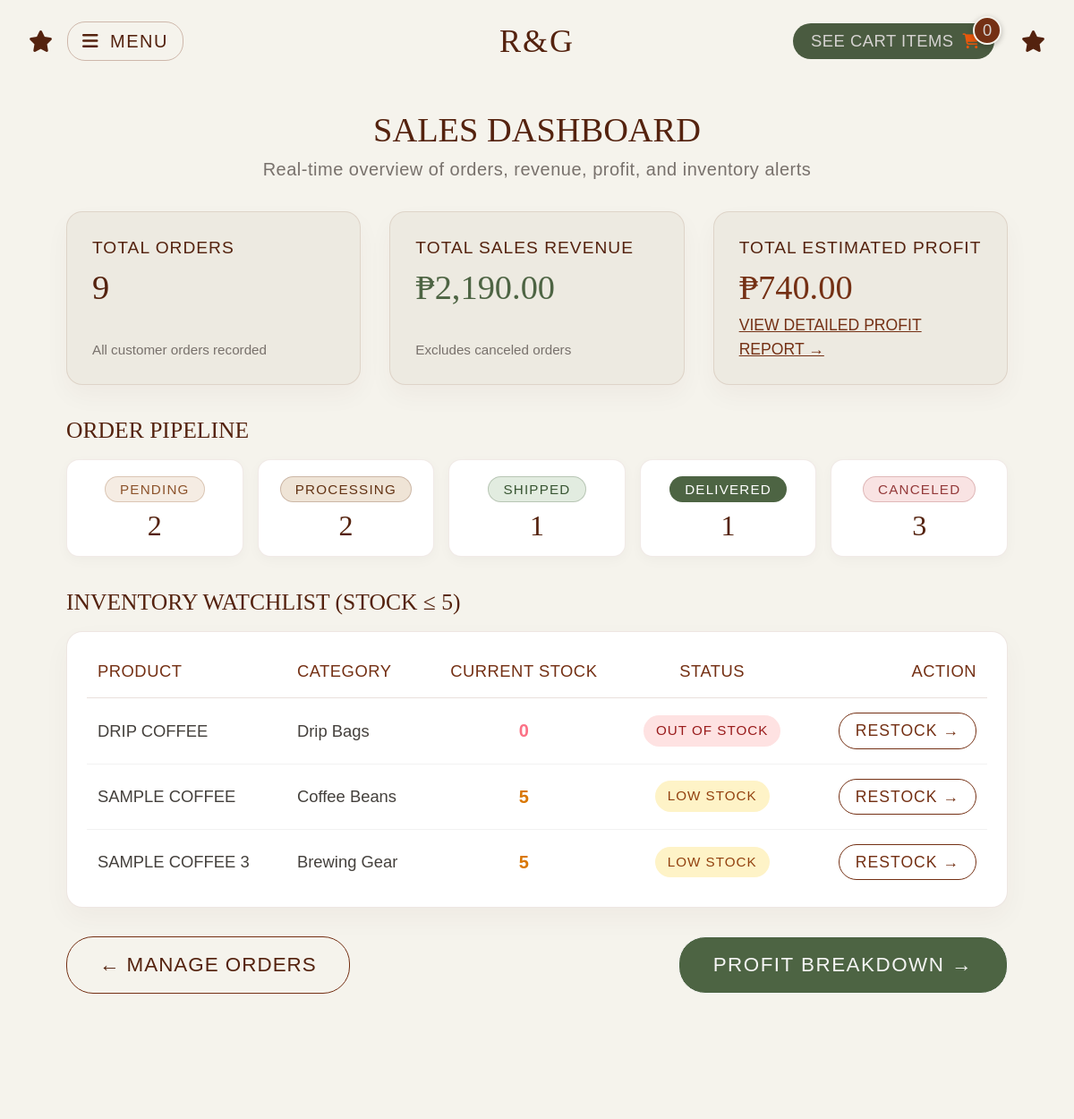
/admin/dashboard.php (signed in, upper part), run on an earlier commit of the app's database.
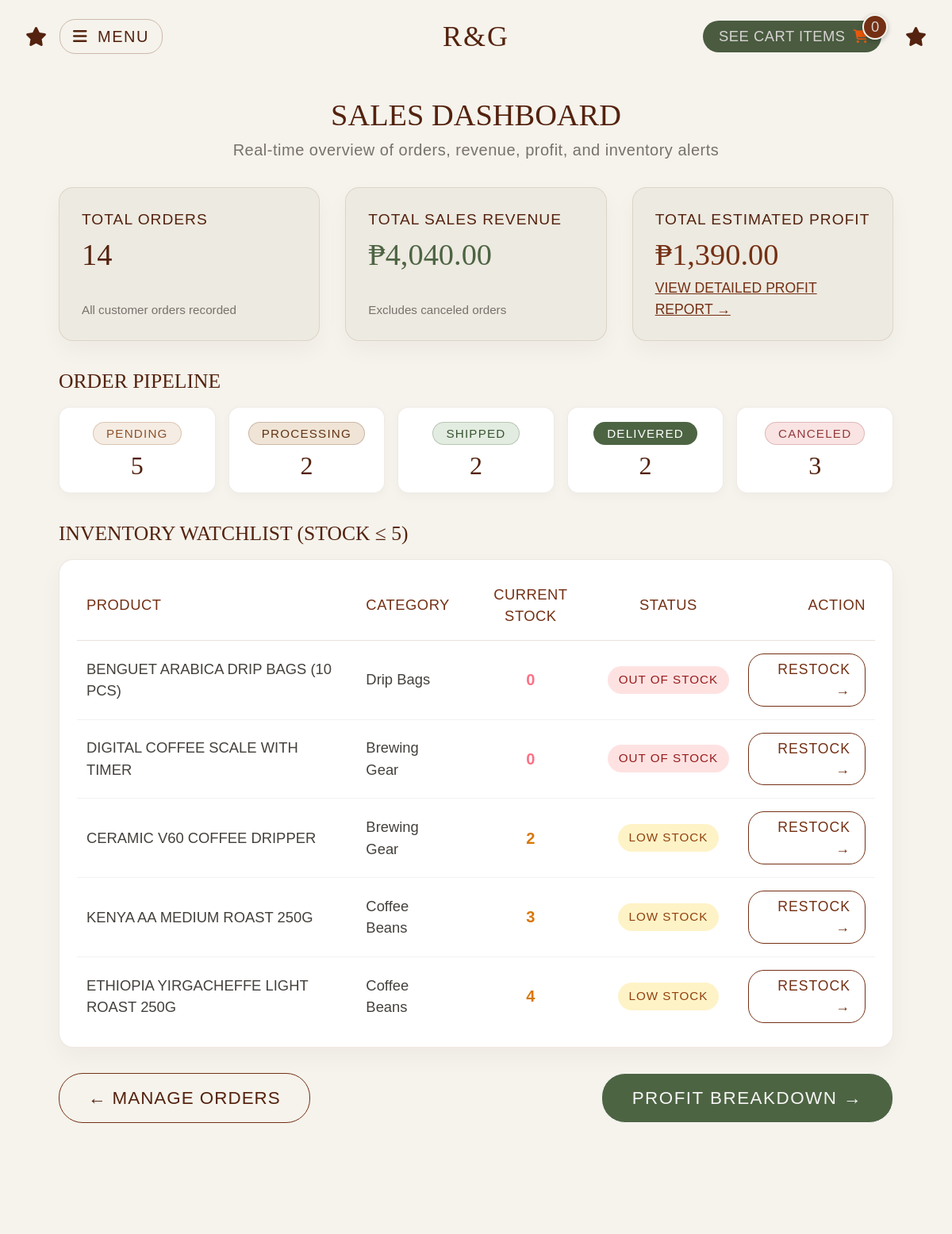
And on a later commit of the database.
### tables this page shows
CREATE TABLE `item` (
  `item_id` int(11) NOT NULL,
  `item_name` varchar(150) NOT NULL,
  `description` text NOT NULL,
  `origin` varchar(100) NOT NULL DEFAULT 'N/A',
  `category` varchar(50) NOT NULL,
  `cost_price` decimal(10,2) NOT NULL,
  `sell_price` decimal(10,2) NOT NULL,
  `img_path` varchar(255) NOT NULL DEFAULT 'default_coffee.jpg'
);

### admin/dashboard.php (the view, shortened to what the changed rows need)
<?php
require_once "../includes/admin_check.php";
require_once "../includes/config.php";
function peso($n)
{
    return ($n < 0 ? '-' : '') . '₱' . number_format(abs($n), 2);
}
$per_status = array_fill_keys($order_statuses, 0);
$res = mysqli_query($conn, "SELECT status, COUNT(*) AS total FROM orders GROUP BY status");
while ($r = mysqli_fetch_assoc($res)) {
    $per_status[$r['status']] = (int) $r['total'];
}
$total_orders = array_sum($per_status);
$sales = mysqli_query($conn,
    "SELECT o.status, oi.unit_price, oi.unit_cost, oi.quantity
     FROM orders o
     JOIN order_items oi ON oi.order_id = o.order_id");
$total_revenue = 0.0;
$total_profit  = 0.0;
while ($r = mysqli_fetch_assoc($sales)) {
    if ($r['status'] === 'Canceled') {
        continue;
    }
    $total_revenue += $r['unit_price'] * $r['quantity'];
    $total_profit  += ($r['unit_price'] - $r['unit_cost']) * $r['quantity'];
}
$low_stock = mysqli_query($conn,
    "SELECT i.item_id, i.item_name, i.category, COALESCE(s.quantity, 0) AS quantity
     FROM item i
     LEFT JOIN stock s ON s.item_id = i.item_id
     WHERE COALESCE(s.quantity, 0) <= 5
     ORDER BY quantity ASC, i.item_name ASC");
require_once "../includes/header.php";
?>
<div class="dashboard-wrapper">
    <h1 class="dashboard-title">Sales Dashboard</h1>
    <div class="dashboard-kpi-grid">
        <div class="dashboard-kpi-card">
            <div>
                <div class="kpi-label">Total Orders</div>
                <div class="kpi-number"><?= $total_orders; ?></div>
            </div>
        </div>
        <div class="dashboard-kpi-card">
            <div>
                <div class="kpi-label">Total Sales Revenue</div>
                <div class="kpi-number kpi-revenue"><?= peso($total_revenue); ?></div>
            </div>
        </div>
        <div class="dashboard-kpi-card">
            <div>
                <div class="kpi-label">Total Estimated Profit</div>
                <div class="kpi-number kpi-profit <?= $total_profit < 0 ? 'text-danger' : ''; ?>">
                    <?= peso($total_profit); ?>
                </div>
            </div>
        </div>
    </div>
    <div class="dashboard-status-grid">
        <?php foreach ($per_status as $status => $count): ?>
            <div class="dashboard-status-card">
                <div><?= statusBadge($status); ?></div>
                <div class="dashboard-status-count"><?= $count; ?></div>
            </div>
        <?php endforeach; ?>
    </div>
    <div class="dashboard-table-box">
        <table class="dashboard-table">
            <thead>
                <tr>
                    <th class="text-start">Product</th>
                    <th class="text-start">Category</th>
                    <th class="text-center">Current Stock</th>
                    <th class="text-center">Status</th>
                    <th class="text-end">Action</th>
                </tr>
            </thead>
            <tbody>
                <?php while ($p = mysqli_fetch_assoc($low_stock)): ?>
                    <tr>
                        <td class="dashboard-item-name"><?= htmlspecialchars($p['item_name']); ?></td>
                        <td><?= htmlspecialchars($p['category']); ?></td>
                        <td class="text-center fw-bold fs-5" style="color: <?= ((int)$p['quantity'] === 0) ? '#FB7185' : '#D97706'; ?>;">
                            <?= (int) $p['quantity']; ?>
                        </td>
                        <td class="text-center">
                            <?php if ((int) $p['quantity'] === 0): ?>
                                <span class="order-badge-custom badge-canceled">Out of Stock</span>
                            <?php else: ?>
                                <span class="order-badge-custom badge-pending">Low Stock</span>
                            <?php endif; ?>
                        </td>
                        <td class="text-end">
                            <a href="../item/edit.php?id=<?= $p['item_id']; ?>" class="dashboard-restock-btn">
                                Restock &rarr;
                            </a>
                        </td>
                    </tr>
                <?php endwhile; ?>
            </tbody>
        </table>
    </div>
</div>
<?php require_once "../includes/footer.php"; ?>

### includes/admin_check.php (shortened to what the changed rows need)
<?php
$order_statuses = ['Pending', 'Processing', 'Shipped', 'Delivered', 'Canceled'];
function statusBadge($status)
{
    $colors = [
        'Pending'    => 'secondary',
        'Processing' => 'primary',
        'Shipped'    => 'info',
        'Delivered'  => 'success',
        'Canceled'   => 'danger'
    ];
    $color = $colors[$status] ?? 'dark';
    return '<span class="badge text-bg-' . $color . '">' . htmlspecialchars($status) . '</span>';
}

What changed in the data, as far as the page shows it:
changed item "Drip Bags": item_name "DRIP COFFEE" → "BENGUET ARABICA DRIP BAGS (10 PCS)"
added item: item_name "DIGITAL COFFEE SCALE WITH TIMER", category "Brewing Gear", quantity "0", shows "OUT OF STOCK"
changed item: item_name "SAMPLE COFFEE 3" → "CERAMIC V60 COFFEE DRIPPER"; quantity "5" → "2"; moves up the list
added item: item_name "KENYA AA MEDIUM ROAST 250G", category "Coffee Beans", quantity "3", shows "LOW STOCK"
changed item: item_name "SAMPLE COFFEE" → "ETHIOPIA YIRGACHEFFE LIGHT ROAST 250G"; quantity "5" → "4"
Also different on the page:
$total_orders: "9" → "14"
peso($total_revenue): "₱2,190.00" → "₱4,040.00"
peso($total_profit): "₱740.00" → "₱1,390.00"
new list line: "PENDING 5"
new list line: "SHIPPED 2"
new list line: "DELIVERED 2"
list line gone: "PENDING 2"
list line gone: "SHIPPED 1"
list line gone: "DELIVERED 1"
